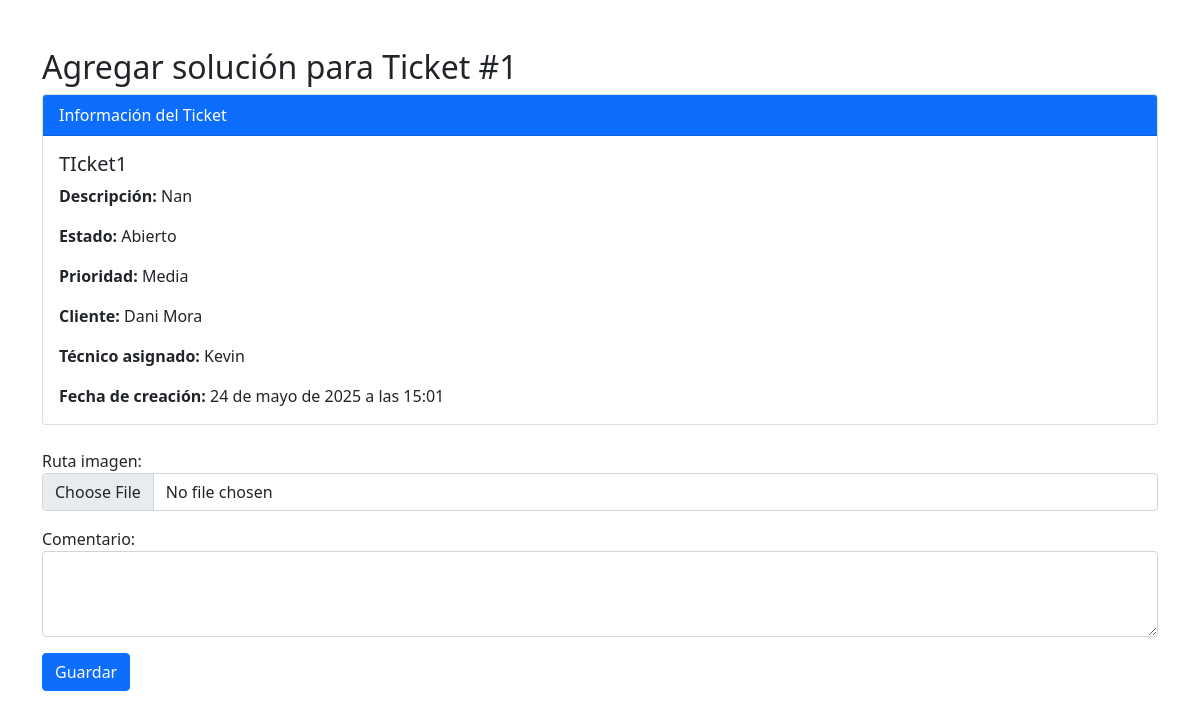
Before: /soluciontickets/nuevo/1/ with the older database file.
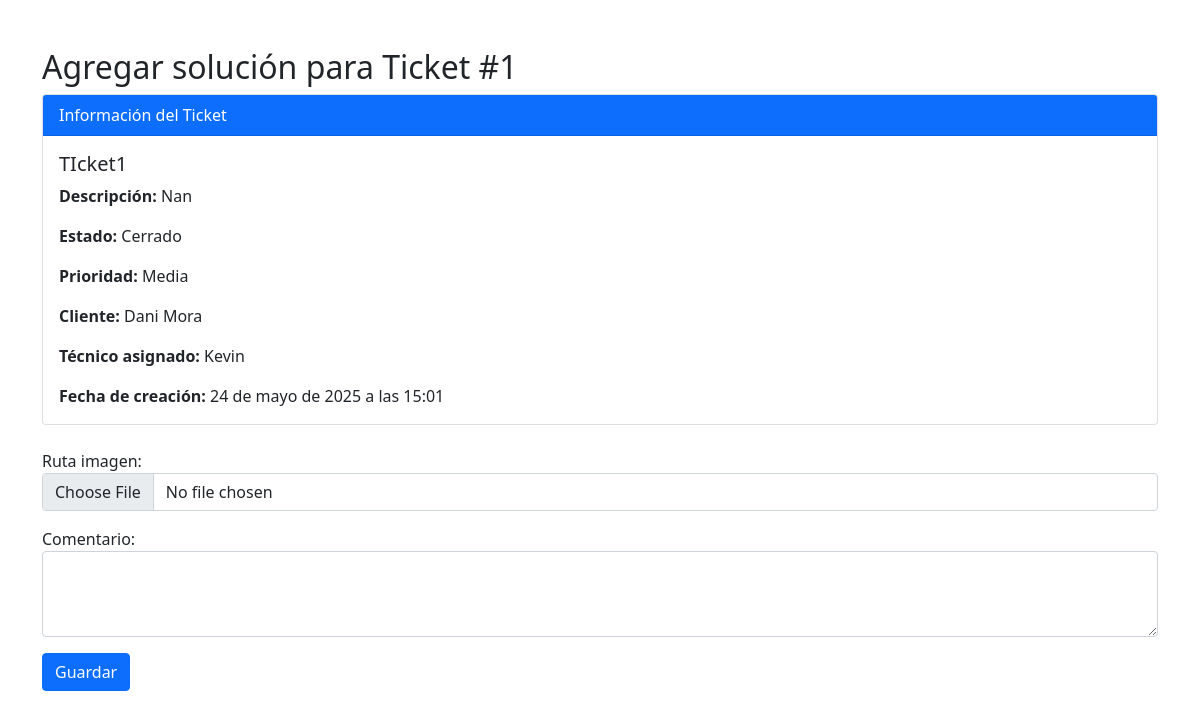
After: the same page with the newer database file.
### app_ticket/models.py (models this page shows, shortened)
class Ticket(models.Model):
    ESTADO_CHOICES = [
        ('abierto', 'Abierto'),
        ('en proceso', 'En Proceso'),
        ('cerrado', 'Cerrado'),
    ]
    PRIORIDAD_CHOICES = [
        ('baja', 'Baja'),
        ('media', 'Media'),
        ('alta', 'Alta'),
    ]
    titulo = models.CharField(max_length=200)
    descripcion = models.TextField()
    estado = models.CharField(max_length=20, choices=ESTADO_CHOICES, default='abierto')
    prioridad = models.CharField(max_length=10, choices=PRIORIDAD_CHOICES, default='media')
    categoria = models.ForeignKey('Categoria', on_delete=models.SET_NULL, null=True, related_name='tickets')
    fecha_creacion = models.DateTimeField(auto_now_add=True)
    fecha_cierre = models.DateTimeField(null=True, blank=True)
    cliente = models.ForeignKey('Cliente', on_delete=models.SET_NULL, null=True, related_name='tickets')
    tecnico = models.ForeignKey('Usuario', on_delete=models.SET_NULL, null=True, related_name='tickets_asignados')

class Cliente(models.Model):
    nombres = models.CharField(max_length=100)
    telefono = models.CharField(max_length=20, blank=True, null=True)
    direccion = models.TextField(blank=True, null=True)
    correo = models.EmailField(max_length=100, unique=True, blank=True, null=True)
    def __str__(self):
        return self.nombres

class Usuario(models.Model):
    ROL= [
        ('admin', 'Administrador'),
        ('tecnico', 'Técnico'),
        ('supervisor', 'Supervisor'),
    ]
    usuarios= models.OneToOneField(User, on_delete=models.SET_NULL, null=True, blank=True)
    nombre = models.CharField(max_length=100)
    rol = models.CharField(max_length=20, choices=ROL, default='tecnico')
    departamento = models.ForeignKey('Departamento', on_delete=models.SET_NULL, null=True)
    fecha_creacion = models.DateTimeField(auto_now_add=True)
    def __str__(self):
        return self.nombre

### app_ticket/views.py (the view)
# urls.py: path('soluciontickets/nuevo/<int:id>/', views.solucionticket_nueva, name='solucionticket_nueva'),
def solucionticket_nueva(request, id):
    ticket = get_object_or_404(Ticket, id=id)
    if request.method == 'POST':
        formulario = SolucionTicketForm(request.POST, request.FILES)
        if formulario.is_valid():
            solucion = formulario.save(commit=False)
            solucion.ticket = ticket
            solucion.fecha_subida = timezone.now()
            solucion.save()
            ticket.estado = 'cerrado'
            ticket.fecha_cierre = timezone.now()
            ticket.save()
            return redirect('lista_tickets')
    else:
        formulario = SolucionTicketForm()
    contexto = {
        'formulario': formulario,
        'ticket': ticket
    }
    return render(request, 'solucionticket_nuevo.html', contexto)

### app_ticket/forms.py
class SolucionTicketForm(forms.ModelForm):
    class Meta:
        model = SolucionTicket
        fields = ['ruta_imagen', 'comentario']
        widgets = {
            'ruta_imagen': forms.ClearableFileInput(attrs={'class': 'form-control'}),
            'comentario': forms.Textarea(attrs={'class': 'form-control', 'rows': 3}),
        }

### app_ticket/templates/solucionticket_nuevo.html (shortened to what this page needs)
<!DOCTYPE html>
<html lang="es">
<head>
    <link href="https://cdn.jsdelivr.net/npm/bootstrap@5.1.3/dist/css/bootstrap.min.css" rel="stylesheet">
</head>
<body class="container py-5">
    <h2>Agregar solución para Ticket #{{ ticket.id }}</h2>
    <div class="card mb-4">
        <div class="card-header bg-primary text-white">
            Información del Ticket
        </div>
        <div class="card-body">
            <h5 class="card-title">{{ ticket.titulo }}</h5>
            <p class="card-text"><strong>Descripción:</strong> {{ ticket.descripcion }}</p>
            <p class="card-text"><strong>Estado:</strong> {{ ticket.get_estado_display }}</p>
            <p class="card-text"><strong>Prioridad:</strong> {{ ticket.get_prioridad_display }}</p>
            <p class="card-text"><strong>Cliente:</strong> {{ ticket.cliente }}</p>
            <p class="card-text"><strong>Técnico asignado:</strong> {{ ticket.tecnico }}</p>
            <p class="card-text"><strong>Fecha de creación:</strong> {{ ticket.fecha_creacion }}</p>
        </div>
    </div>
    <form method="POST" enctype="multipart/form-data" class="post-form">
        <div class="mb-3">
             {{ formulario.as_p }}
        </div>
        <button type="submit" class="btn btn-primary">Guardar</button>
    </form>
</body>
</html>

Changed rows visible on the page:
changed Ticket "TIcket1": estado "Abierto" → "Cerrado"
